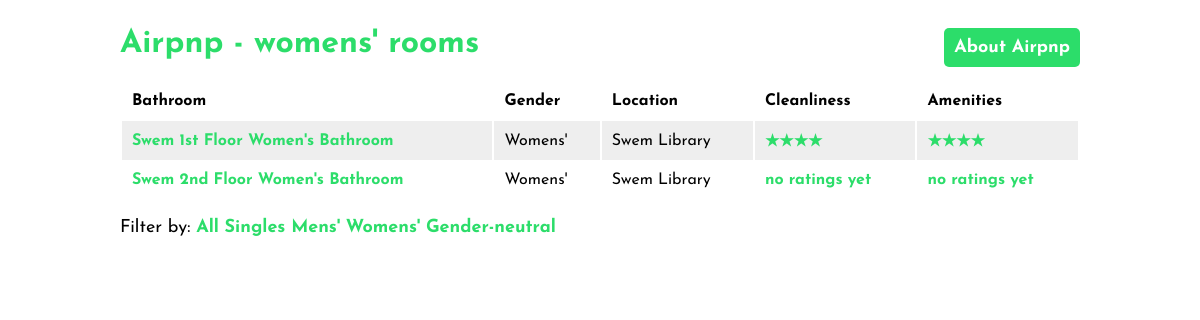
/bathrooms/?filtertype=womens, run on the app's committed database.
### bathrooms/models.py (models this page shows, shortened)
class Bathroom(models.Model):
	name = models.CharField(max_length=100)
	gender = models.PositiveSmallIntegerField() # 0 = male; 1 = female; 2 = gender-neutral
	urinals = models.PositiveSmallIntegerField()
	stalls = models.PositiveSmallIntegerField()
	handicap_stalls = models.PositiveSmallIntegerField()
	sinks = models.PositiveSmallIntegerField()
	paper_towels = models.PositiveSmallIntegerField()
	hand_dryers = models.PositiveSmallIntegerField()
	windows = models.PositiveSmallIntegerField()
	location = models.ForeignKey(Location, on_delete=models.CASCADE)
	location_desc = models.CharField(max_length=300, blank=True)

class Location(models.Model):
	human_readable_location = models.CharField(max_length=100)
	google_maps_link = models.CharField(max_length=50)
	google_maps_embed = models.CharField(max_length=500)

### bathrooms/views.py (the view)
def list(request):
	bathroom_list = Bathroom.objects.all()
	heading = 'all bathrooms'
	filtertype = request.GET.get('filtertype')
	if filtertype == 'singles':
		bathroom_list = Bathroom.objects.filter(urinals=1)
		heading = 'single bathrooms'
	if filtertype == 'mens':
		bathroom_list = Bathroom.objects.filter(gender=0)
		heading = 'mens\' rooms'
	if filtertype == 'womens':
		bathroom_list = Bathroom.objects.filter(gender=1)
		heading = 'womens\' rooms'
	if filtertype == 'genderneutral':
		bathroom_list = Bathroom.objects.filter(gender=2)
		heading = 'gender neutral rooms'
	length = len(bathroom_list)
	ratings_list = []
	for bathroom in bathroom_list:
		ratings = Rating.objects.filter(bathroom__id=bathroom.id)
		numberRatings = getRatings(bathroom, ratings)
		starRatings = {
			'cleanliness': numToStars(numberRatings['cleanliness']),
			'amenities': numToStars(numberRatings['amenities']),
		}
		ratings_list.append(starRatings)
	return render(request, 'bathrooms/list.html', {
		'bathroom_list': zip(bathroom_list, ratings_list),
		'heading': heading,
		'length': length
	})

### bathrooms/views.py (called while the page is built)
def getRatings(bathroom, ratings):
	cleanliness_rating_sum = 0
	amenities_rating_sum = 0
	rating_n = 0
	for rating in ratings:
		cleanliness_rating_sum += rating.cleanliness_rating
		amenities_rating_sum += rating.amenities_rating
		rating_n += 1
	cleanliness_rating = 'no ratings yet'
	amenities_rating = 'no ratings yet'
	if rating_n > 0:
		cleanliness_rating = cleanliness_rating_sum / rating_n
		amenities_rating = amenities_rating_sum / rating_n
	return {
		'cleanliness': cleanliness_rating,
		'amenities': amenities_rating
	}

def numToStars(rating):
	if rating == 'no ratings yet':
		return rating
	rating = round(rating)
	string = ''
	for i in range(rating):
		string += '&#9733;'
	return string

### bathrooms/templates/bathrooms/list.html (shortened to what this page needs)
{% extends "bathrooms/template.html" %}
{% block content %}
<div id="title">
	<h1>Airpnp - {{ heading }}</h1>
	<p id="navbutton"><a href="{% url 'index' %}">About Airpnp</a></p>
</div>
{% if bathroom_list and length > 0%}
	<table>
		<tr>
			<th>Bathroom</th>
			<th>Gender</th>
			<th>Location</th>
			<th>Cleanliness</th>
			<th>Amenities</th>
		</tr>
	{% for bathroom, rating in bathroom_list %}
		<tr>
			<td><a href="{% url 'bathrooms:detail' bathroom.id %}">{{ bathroom.name }}</a></td>
			<td>
				{% if bathroom.gender == 1 %} Womens' {% endif %}
			</td>
			<td>{{ bathroom.location.human_readable_location }}</td>
			<td>{{ rating.cleanliness|safe|escape }}</td>
			<td>{{ rating.amenities|safe|escape }}</td>
		</tr>
	{% endfor %}
	</table>
{% else %}
<p>No bathrooms here :(</p>
<p>Unfortunately you'll have to take your business elsewhere.</p>
{% endif %}
<p>Filter by: <a href="{% url 'bathrooms:list' %}">All</a> <a href="{% url 'bathrooms:list' %}?filtertype=singles">Singles</a> <a href="{% url 'bathrooms:list' %}?filtertype=mens">Mens'</a> <a href="{% url 'bathrooms:list' %}?filtertype=womens">Womens'</a> <a href="{% url 'bathrooms:list' %}?filtertype=genderneutral">Gender-neutral</a>
{% endblock %}

### bathrooms/static/style.css (style rules this page uses)
body { font-family: 'Josefin Sans', sans-serif; width: 80%; min-width: 400px; margin-left: auto; margin-right: auto; padding: 20px; }
h1 { color: #2cdd6a; font-weight: bold; margin-top: 0px; }
p { font-size: 18px; }
a { font-weight: bold; text-decoration: none; }
a:visited, a:link { color: #2cdd6a; }
#title { position: relative; }
#navbutton a { position: absolute; right: 0px; top: 0px; }
#navbutton a, input[type=submit] { color: #ffffff; background-color: #2cdd6a; padding: 10px; border-radius: 5px; border: none; font-family: inherit; font-size: inherit; }
table { width: 100%; }
th { text-align: left; }
td, th { padding: 10px; }
tr:nth-child(even) { background-color: #eeeeee; }
td:nth-child(4), td:nth-child(5) { color: #2cdd6a; font-weight: bold; }

### data on the page
Bathroom: name "Swem 1st Floor Women's Bathroom", gender "Womens'", location.human_readable_location "Swem Library", cleanliness "★★★★", amenities "★★★★"
Bathroom: name "Swem 2nd Floor Women's Bathroom", gender "Womens'", location.human_readable_location "Swem Library", cleanliness "no ratings yet", amenities "no ratings yet"

### other printed values
{{ heading }} "womens' rooms"
